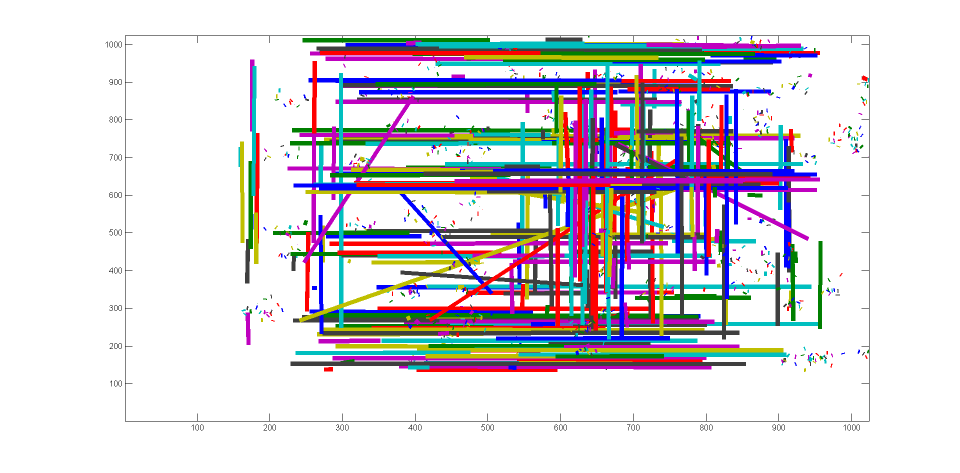
%> input picture 3_2_2.png, 1920 x 946 px (shown at 1/2 size)
$ octave Q3.m   (GNU Octave 9; MATLAB toolbox functions it lacks are replaced by stand-ins)
%> lines starting %> are read from the running program, lines starting %| are printed output that depends on the picture
% generate 128 uniform points for x
x_random = 1+rand(1,128)*(1024-1);

% generate 128 uniform points for y
y_random = 1+rand(1,128)*(1024-1);

% for each x_random, generate 3 poisson values with mean 100
all_x = [];
for i=1:length(x_random)
    sur_val = poissrnd(150,1,10);
    all_x = [all_x,(x_random(i)+sur_val)];
end

% for each y_random, generate 3 poisson values with mean 100
all_y = [];
for i=1:length(y_random)
    sur_val = poissrnd(150,1,10);
    all_y = [all_y,(y_random(i)+sur_val)];
end

% generate 384 uniform theta values
theta = rand(1,1280)*(2*pi);

% generate 384 r values using cdf
r = rand(1,1280);
r_sample = sqrt(-1./(2*r));

% construct ends of line segments

x_start = [];
y_start = [];
x_end = [];
y_end= [];

for i = 1:length(all_x)

    x_start(end+1) = all_x(i);
    x_end(end+1) = all_x(i)+abs(r_sample(i))*cos(theta(i));

    if(x_start(i) >= 1024 || x_end(i) >= 1024)
        x_start(i) = 200+(1+rand(1,1)*(760-1));
        x_end(i) = 230+(1+rand(1,1)*(660-1));
    end
end


for i = 1:length(all_y)

    y_start(end+1) = all_y(i);
    y_end(end+1) = all_y(i)+abs(r_sample(i))*sin(theta(i));

    if(y_start(i) >= 1024 || y_end(i) >= 1024)
        y_start(i) = 200+(1+rand(1,1)*(760-1));
        y_end(i) = 230+(1+rand(1,1)*(660-1));
    end
end

%3.1 using x ends and y ends plot the line segments
plot([x_start;x_end],[y_start;y_end], 'LineWidth',5)
xlim([1, 1024]);
ylim([1, 1024]);
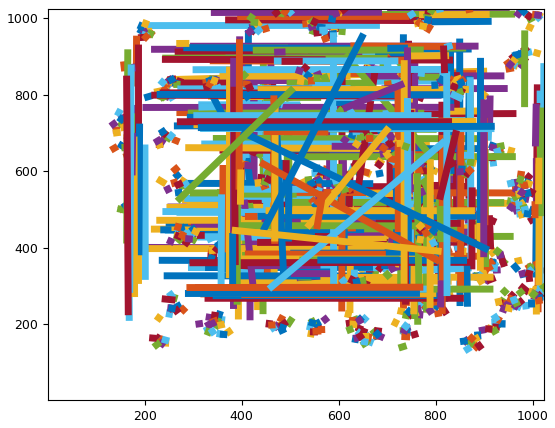
%> figure redrawn from the program's plot data

%3.2 downsampling above image to get I2 and I3

r = r./2;
x_start = [];
y_start = [];
x_end = [];
y_end= [];

for i = 1:length(all_x)

    x_start(end+1) = all_x(i);
    x_end(end+1) = all_x(i)+abs(r_sample(i))*cos(theta(i));

    if(x_start(i) >= 1024 || x_end(i) >= 1024)
        x_start(i) = 200+(1+rand(1,1)*(760-1));
        x_end(i) = 230+(1+rand(1,1)*(660-1));
    end
end


for i = 1:length(all_y)

    y_start(end+1) = all_y(i);
    y_end(end+1) = all_y(i)+abs(r_sample(i))*sin(theta(i));

    if(y_start(i) >= 1024 || y_end(i) >= 1024)
        y_start(i) = 200+(1+rand(1,1)*(760-1));
        y_end(i) = 230+(1+rand(1,1)*(660-1));
    end
end

%3.1 using x ends and y ends plot the line segments
plot([x_start;x_end],[y_start;y_end], 'LineWidth',5)
xlim([1, 1024]);
ylim([1, 1024]);
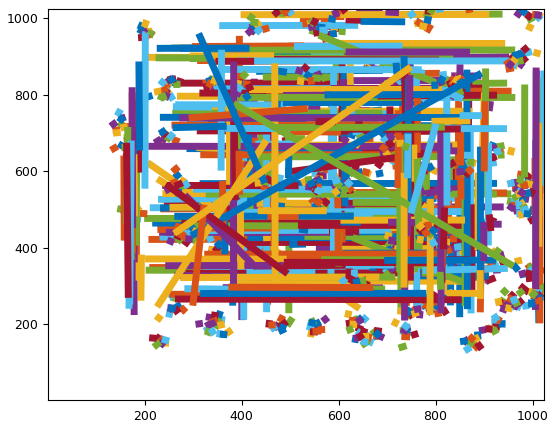
%> figure redrawn from the program's plot data

img = imread('3_2_2.png');
%> img is the input picture: size 946x1920x3 uint8; mean R, G, B 218.2, 214.2, 220.2
I2 = imcrop(img,[500 300 428 428]);
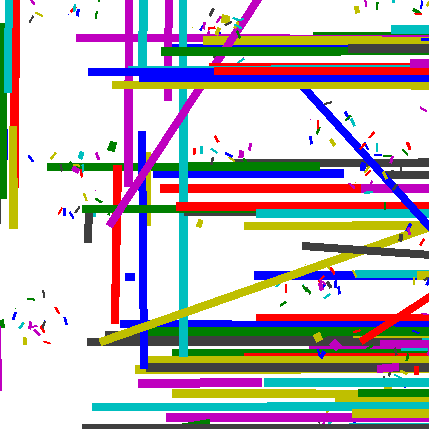
%> I2: size 429x429x3 uint8; mean R, G, B 190.5, 184.2, 186.5
imshow(I2)
I2 = imcrop(img,[600 400 428 428]);
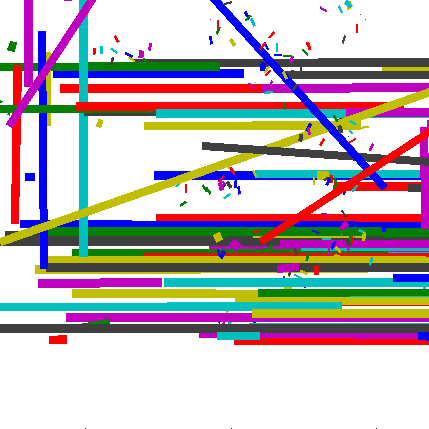
%> I2: size 429x429x3 uint8; mean R, G, B 192.1, 181.9, 185.4
imshow(I2)
